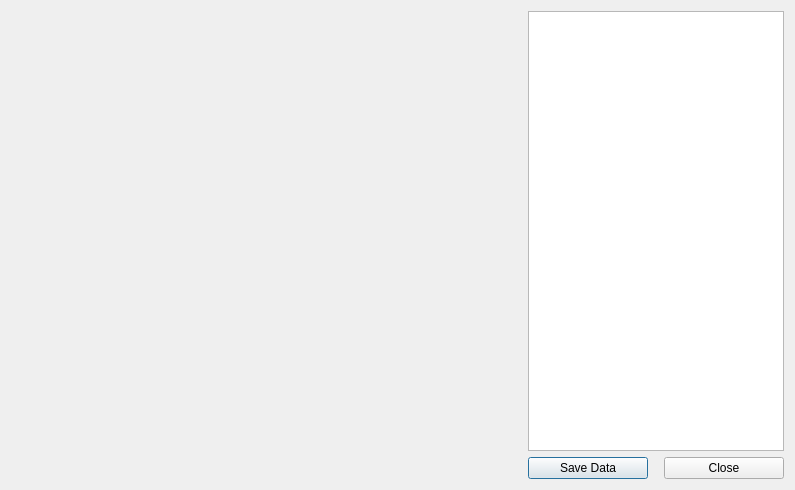
<?xml version="1.0" encoding="UTF-8"?>
<ui version="4.0">
 <class>Dialog</class>
 <widget class="QDialog" name="Dialog">
  <property name="geometry">
   <rect>
    <x>0</x>
    <y>0</y>
    <width>795</width>
    <height>490</height>
   </rect>
  </property>
  <property name="windowTitle">
   <string>Plot Dialog</string>
  </property>
  <layout class="QGridLayout" name="gridLayout_2">
   <item row="0" column="0">
    <layout class="QGridLayout" name="gridLayout">
     <item row="0" column="0">
      <widget class="PlotCanvas" name="mplWidget" native="true">
       <property name="sizePolicy">
        <sizepolicy hsizetype="Expanding" vsizetype="Expanding">
         <horstretch>0</horstretch>
         <verstretch>0</verstretch>
        </sizepolicy>
       </property>
       <property name="minimumSize">
        <size>
         <width>200</width>
         <height>0</height>
        </size>
       </property>
      </widget>
     </item>
     <item row="0" column="1">
      <layout class="QVBoxLayout" name="verticalLayout">
       <item>
        <widget class="QTextBrowser" name="dataTB">
         <property name="sizePolicy">
          <sizepolicy hsizetype="Minimum" vsizetype="Expanding">
           <horstretch>0</horstretch>
           <verstretch>0</verstretch>
          </sizepolicy>
         </property>
        </widget>
       </item>
       <item>
        <layout class="QHBoxLayout" name="horizontalLayout">
         <item>
          <widget class="QPushButton" name="dataPB">
           <property name="text">
            <string>Save Data</string>
           </property>
          </widget>
         </item>
         <item>
          <spacer name="horizontalSpacer">
           <property name="orientation">
            <enum>Qt::Horizontal</enum>
           </property>
           <property name="sizeType">
            <enum>QSizePolicy::Minimum</enum>
           </property>
           <property name="sizeHint" stdset="0">
            <size>
             <width>10</width>
             <height>20</height>
            </size>
           </property>
          </spacer>
         </item>
         <item>
          <widget class="QPushButton" name="closePB">
           <property name="text">
            <string>Close</string>
           </property>
          </widget>
         </item>
        </layout>
       </item>
      </layout>
     </item>
    </layout>
   </item>
  </layout>
 </widget>
 <customwidgets>
  <customwidget>
   <class>PlotCanvas</class>
   <extends>QWidget</extends>
   <header>./UI_Forms/mplWidget</header>
   <container>1</container>
  </customwidget>
 </customwidgets>
 <resources/>
 <connections/>
</ui>
